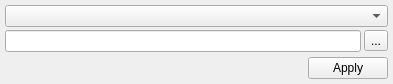
<ui version="4.0" >
 <class>UISettings</class>
 <widget class="QWidget" name="UISettings" >
  <property name="geometry" >
   <rect>
    <x>0</x>
    <y>0</y>
    <width>393</width>
    <height>84</height>
   </rect>
  </property>
  <property name="windowTitle" >
   <string>Settings...</string>
  </property>
  <layout class="QGridLayout" >
   <property name="margin" >
    <number>5</number>
   </property>
   <property name="spacing" >
    <number>3</number>
   </property>
   <item row="1" column="0" >
    <widget class="QLineEdit" name="lePath" >
     <property name="toolTip" >
      <string>Enter the path or file path of the current keywords</string>
     </property>
    </widget>
   </item>
   <item row="1" column="1" >
    <widget class="QToolButton" name="tbBrowse" >
     <property name="cursor" >
      <cursor>13</cursor>
     </property>
     <property name="toolTip" >
      <string>Locate path or file</string>
     </property>
     <property name="text" >
      <string>...</string>
     </property>
     <property name="icon" >
      <iconset resource="../../../../../monkey/src/resources/resources.qrc" >:/Icons/Icons/fileopen.png</iconset>
     </property>
    </widget>
   </item>
   <item row="0" column="0" colspan="2" >
    <widget class="QComboBox" name="cbKeywords" />
   </item>
   <item row="2" column="0" colspan="2" >
    <spacer>
     <property name="orientation" >
      <enum>Qt::Vertical</enum>
     </property>
     <property name="sizeHint" >
      <size>
       <width>383</width>
       <height>16</height>
      </size>
     </property>
    </spacer>
   </item>
   <item row="3" column="0" colspan="2" >
    <layout class="QHBoxLayout" >
     <property name="margin" >
      <number>0</number>
     </property>
     <property name="spacing" >
      <number>0</number>
     </property>
     <item>
      <spacer>
       <property name="orientation" >
        <enum>Qt::Horizontal</enum>
       </property>
       <property name="sizeHint" >
        <size>
         <width>301</width>
         <height>20</height>
        </size>
       </property>
      </spacer>
     </item>
     <item>
      <widget class="QDialogButtonBox" name="bbDialog" >
       <property name="sizePolicy" >
        <sizepolicy>
         <hsizetype>4</hsizetype>
         <vsizetype>0</vsizetype>
         <horstretch>0</horstretch>
         <verstretch>0</verstretch>
        </sizepolicy>
       </property>
       <property name="cursor" >
        <cursor>13</cursor>
       </property>
       <property name="orientation" >
        <enum>Qt::Horizontal</enum>
       </property>
       <property name="standardButtons" >
        <set>QDialogButtonBox::Apply</set>
       </property>
      </widget>
     </item>
    </layout>
   </item>
  </layout>
 </widget>
 <resources>
  <include location="../../../../../monkey/src/resources/resources.qrc" />
 </resources>
 <connections/>
</ui>
